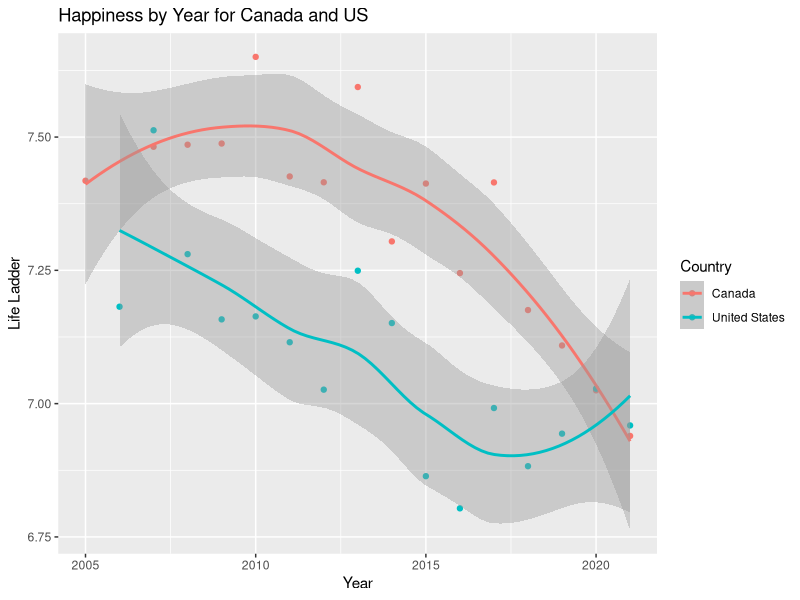
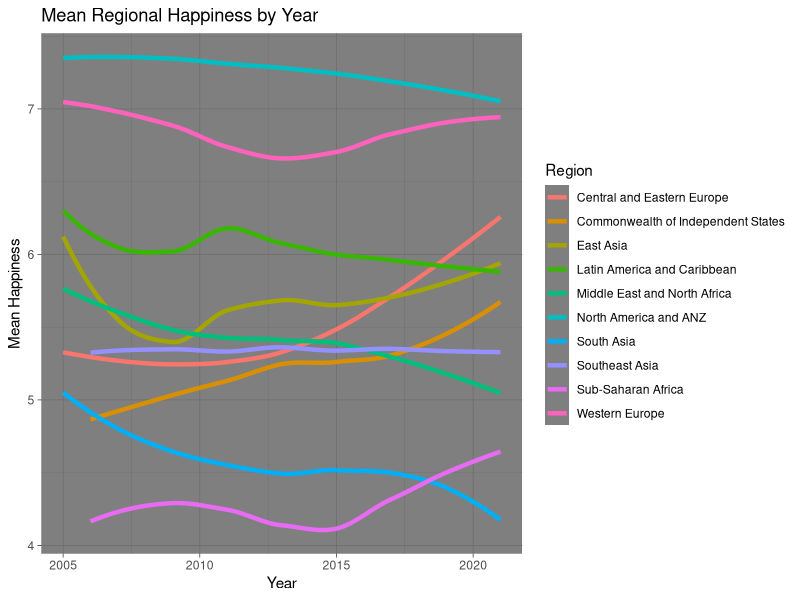

These charts were generated, in order, by the following R code:
## ---- chunk 1
knitr::opts_chunk$set(echo = TRUE)
library(tidyverse) # Don't forget to run "install.packages('tidyverse')"
library(readxl) # For loading excel documents
library(ggplot2)# For data visualization
## ---- chunk 2
#Created new uniform data frame column names
new_names <- c('Country', 'year', 'life_ladder', 'log_gdp_percapita', 'social_support', 'life_expectancy', 'freedom_of_choice', 'generosity', 'perceptions_of_corruption', 'positive_affect', 'negative_affect', 'confidence_in_govt')

# Read in data from excel sheets with a for loop  
# add new matching column names
for (i in 2019:2021) {
  assign(paste0("year", i),
         read_xlsx("Happiness_2019-2021.xlsx",
                   sheet = paste0(i),
                   col_names = new_names, skip = 1))}

df0518 <- read.csv("Happiness_2005-2018.csv")
colnames(df0518) <- new_names

#Combine all data frames into one
Happiness_2005_2021 <- bind_rows(df0518, year2019, year2020, year2021)
## ---- chunk 3
# Create filtered data frame
us_can <- Happiness_2005_2021 |>  
  filter(Country == "Canada" | Country == "United States")


# US vs. Canada Happiness graph
ggplot(data = us_can,
       mapping = aes (x = year,
                      y = life_ladder,
                      colour=Country))+
  geom_point()+
  geom_smooth()+
  labs(title = "Happiness by Year for Canada and US", x = "Year", y = "Life Ladder")

# Highest and lowest Canadian years
canada <- us_can |>  
  select(Country, year, life_ladder) |>
  filter(Country == "Canada") |>  
  arrange(desc(life_ladder))

canada_hilo <- canada[-c(4:13),] |> 
  select(Country, year)

# Highest and lowest US years
us <- us_can |>  
  select(Country, year, life_ladder) |> 
  filter(Country == "United States") |> 
  arrange(desc(life_ladder))

us_hilo <- us[-c(4:13),] |> 
  select(Country, year) 

## ---- chunk 4
knitr::kable(canada_hilo, col.names = c("Country", "Year"), caption = "Highest and Lowest Happiness Years for Canada")
knitr::kable(us_hilo, col.names = c("Country", "Year"), caption = "Highest and Lowest Happiness Years for the US")
## ---- chunk 5
# Load regions and rename columns for simplicity
regions <- regions <- read.csv("Regions.csv")
regions <- rename(regions, Country = Country.name, Region = Regional.indicator)

# Joining full data frame and regions data. Left Join to keep all country info.
df_full <- left_join(Happiness_2005_2021, regions)

quartdf <- df_full  |>  
  filter(Region != "NA") |>  
  group_by(year, Region) |>  
  summarize(min = min(life_ladder),
            q1 = quantile(life_ladder, .25),
            mean = mean(life_ladder),
            q3 = quantile(life_ladder, .75),
            max = max(life_ladder))

quartdf |> 
  ggplot(aes(x = year, y = mean, colour = Region))+
  geom_smooth(cex = 1.5, se = FALSE)+
  theme_dark()+
  labs(title = "Mean Regional Happiness by Year", x = "Year", y = "Mean Happiness")

## ---- chunk 6
knitr::kable(quartdf, digits = 2)

## ---- chunk 7

#This will calculate the rate of change
# It firsts groups the data by year 
# Then it sorts it so each row is Country and Year in order
# It then creates a 'rate' of change calculating the percentage for
#the rows current leader rate with and using the lag command which
#looks at the life_ladder score the row above
# It then ungroups to see each line
## NA will be calculated for rows that are the first year in the data
#as there is no previous years to compare too

Happiness_Change <- Happiness_2005_2021 |>  
  group_by(Country) |> 
  arrange(Country, year) |>  
  mutate(rate = 100 * (life_ladder - lag(life_ladder))/lag(life_ladder)) |> 
  ungroup()
  
  
Change_summary <- Happiness_Change |> 
  top_n(5, rate) |> 
  select(Country, year, rate) |> 
  arrange(desc(rate))

knitr::kable(Change_summary,
             col.names = c("Country", "Year", "Happiness % Increase"),
             digits = 4,
             caption = "Countries with Highest Increase in Happiness in 1 Year")
  
  

